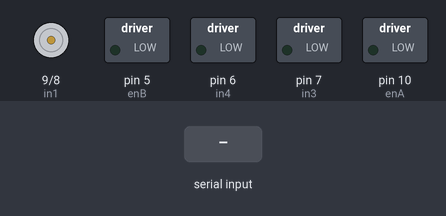
Simulated run of this sketch. Board: Arduino Uno, built with avr-gcc and run on an emulated ATmega328P. On the bench: motor-driver pin pairs drawn as motors (green arrow = first pin HIGH = forward, orange = second pin HIGH = backward, longer = more drive), switched loads named in the sketch (green lamp = pin HIGH). The inputs (shaded band) are chosen by the test bench.

Above: at 1.2 s.
1.3 s: "L;45\n" received over Serial
At 1.9 s:
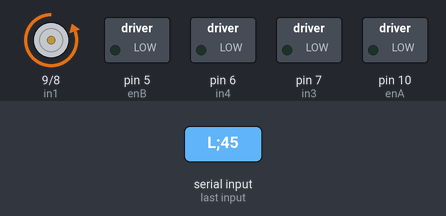
Timing chart, 0 to 4.3 s (numbered marks = the images above; inputs shaded):
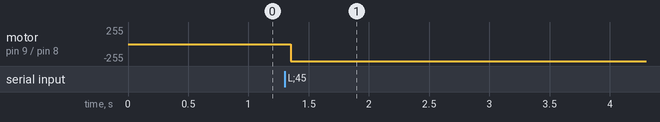

The sketch:

motorController.ino
```cpp
#include <string.h>
// motor 1
int enA = 10;
int in1 = 9;
int in2 = 8;
// motor 2
int in3 = 7;
int in4 = 6;
int enB = 5;

String msg = "";
char command;
int msgReceived = 1;
void setup() {
  pinMode(enA,OUTPUT);
  pinMode(in1,OUTPUT);
  pinMode(in2,OUTPUT);
  pinMode(in3,OUTPUT);
  pinMode(in4,OUTPUT);
  pinMode(enB,OUTPUT);
  Serial.begin(9600); // Starts the serial communication
}

void processMessage(char command, String msg) {
  switch (command) {
    case 'L':
      changeLeftMotor(atoi(msg.c_str()));
      break;
    case 'R':
      changeRightMotor(atoi(msg.c_str()));
      break;
    case 'S':
      stopMotors();
      break;
  }
}

void changeLeftMotor(int speed) {
  if (speed<0) {
    digitalWrite(in1,HIGH);
    digitalWrite(in2,LOW);
    speed = speed*-1;
  } else {
    digitalWrite(in1,LOW);
    digitalWrite(in2,HIGH);
  }
  analogWrite(enA,speed);
}

void changeRightMotor(int speed) {
  if (speed<0) {
    digitalWrite(in3,HIGH);
    digitalWrite(in4,LOW);
    speed = speed*-1;
  } else {
    digitalWrite(in3,LOW);
    digitalWrite(in4,HIGH);
  }
  analogWrite(enB,speed);
}

void stopMotors() {
  digitalWrite(in1,LOW);
  digitalWrite(in2,LOW);
  digitalWrite(in3,LOW);
  digitalWrite(in4,LOW);
  analogWrite(enA,0);
  analogWrite(enB,0);
}

void loop() {

  char character; // incoming charcater

  while(Serial.available()) {
      character = Serial.read();

      // if this is the start of a new command
      if (msgReceived==1) {
        command = character; // first character is for command type
        msgReceived = 0;
        continue;
      }

      if (character == ';') { // end of command
        processMessage(command,msg);
        msg = "";
        msgReceived = 1; // reset
      } else { // character is not the beginning or end of msg
        msg.concat(character);
      }
  }

  delay(50);

}
```

Measured:
- after the input at 1.3 s, motor on pin 9 (in1) / pin 8 (in2): stopped → backward 255/255 after 0.05 s
